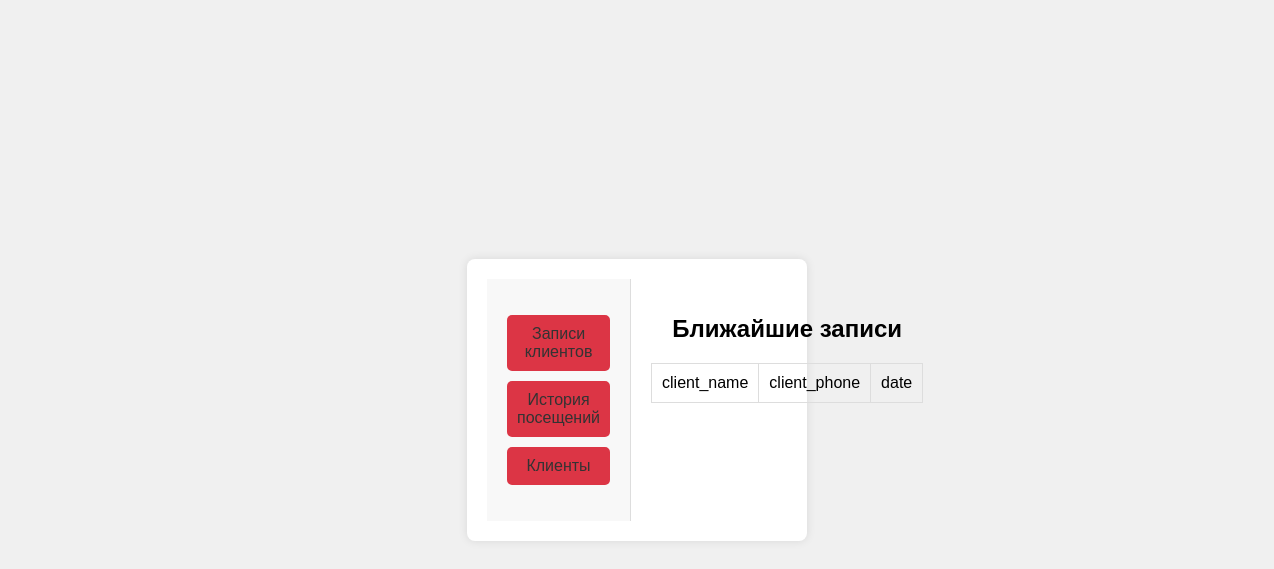
Before: /admin/records/1 with the older database file.
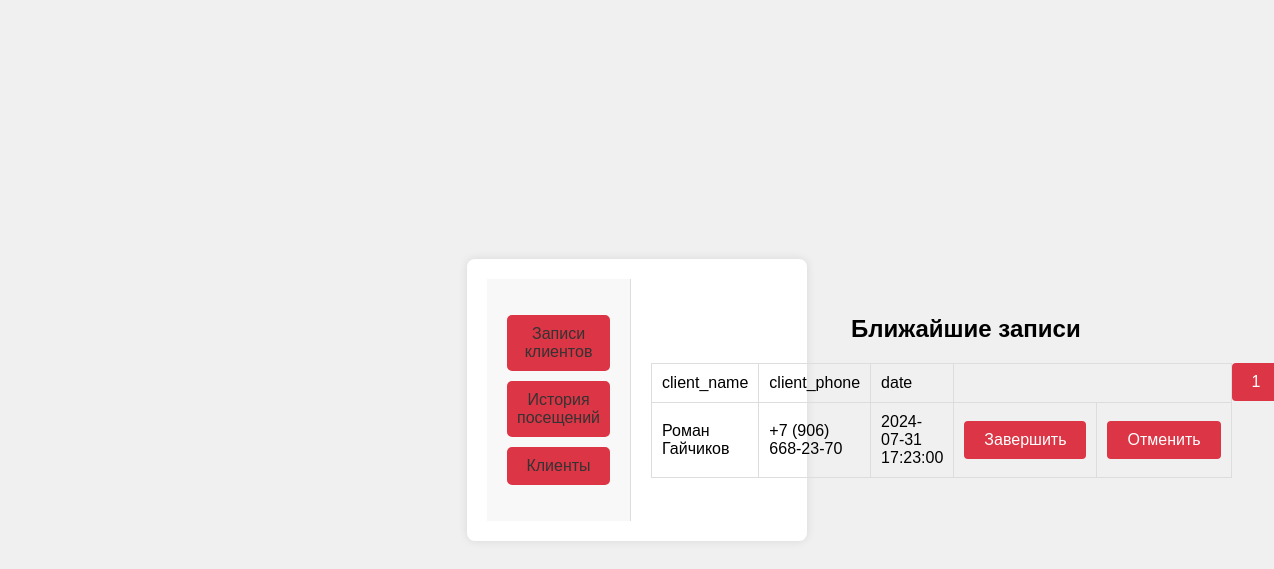
After: the same page with the newer database file.
### models/Record.py (models this page shows)
class Record(Base):
    __tablename__="records"
    id=Column(Integer,primary_key=True,autoincrement=True)
    date=Column(DateTime, default=datetime.now())
    client_id=Column(Integer,ForeignKey('clients.id'))
    master_id=Column(Integer,ForeignKey('masters.id'))
    service_id=Column(Integer,ForeignKey('services.id'))
    client= relationship('Client',back_populates='record')
    master=relationship('Master',back_populates='records')
    service=relationship('Service',back_populates='records')

### models/Client.py (models this page shows)
class Client(Base):
    __tablename__='clients'
    id=Column(Integer,primary_key=True,autoincrement=True)
    name=Column(String)
    email=Column(String,nullable=True)
    phone=Column(String)
    avatar=Column(String,nullable=True)
    comment=Column(String,nullable=True,default="Отсутствует")
    master_id=Column(Integer,ForeignKey('masters.id', ondelete='SET NULL'))
    master= relationship('Master',back_populates='clients')
    record = relationship('Record',back_populates='client')

### views/admin.py (the view)
@app.route(base_path+"/records/<int:admin_id>")
def records(admin_id):
    master=get_master(admin_id)
    per_page = 5
    page = request.args.get('page', 1, type=int)
    total_pages = math.ceil(len(master.records) / per_page)
    master.records =  master.records[(page - 1) * per_page:page * per_page]
    return custom_render("/records",headers=['client_name','client_phone','date'],master=master,page=page,total_pages=total_pages)

### views/admin.py (called while the page is built)
def custom_render(template_name, **kwargs):
    return render_template(base_path + template_name+'.html', **kwargs)

def get_master(id):
     return session.query(Master).filter_by(id=id).first()

### templates/admin/records.html (shortened to what this page needs)
{% extends 'admin/base.html' %}
{% block header %}  <h1> Ближайшие записи </h1> {% endblock %}
{% block content %}
<div class="dashboard">
        <table>
            <thead>
                <tr>
                    {% for h in headers %}
                        <td>{{h}}</td>
                    {% endfor %}
                </tr>
            </thead>
            <tbody>
                {% for record in master.records %}
                <tr>
                    <td>{{record.client.name}}</td>
                    <td>{{record.client.phone}}</td>
                    <td>{{record.date}}</td>
                    <td class="complete_record_btn"> <a href="{{ url_for('complete', record_id = record.id) }}">Завершить</a> </td>
                    <td class="cancel_record_btn"> <a href="{{ url_for('cancel', record_id = record.id) }}">Отменить</a> </td>
                </tr>
                {% endfor %}
            </tbody>
        </table>
        <div class="pagination">
            {% for p in range(1, total_pages + 1) %}
                <a href="{{ url_for('profile_admin', admin_id=master.id, page=p) }}" class="{% if p == page %}active{% endif %}"> {{ p }} </a>
            {% endfor %}
        </div>
</div>
{% endblock %}

Changed rows visible on the page:
added Record: client.name "Роман Гайчиков", client.phone "+7 (906) 668-23-70", date "2024-07-31 17:23:00"
Other visible differences:
new list line: "1"
